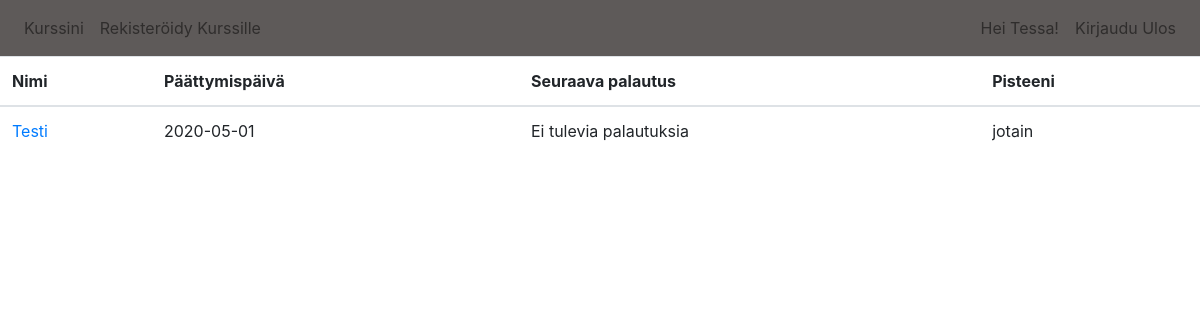
Screenshot of /courses (signed in) with the database file from the repository.
### tables this page shows
CREATE TABLE account (
	id INTEGER NOT NULL, 
	role_id INTEGER NOT NULL, 
	"creation date" DATETIME DEFAULT (CURRENT_TIMESTAMP) NOT NULL, 
	username VARCHAR(144) NOT NULL, 
	salt VARCHAR(144) NOT NULL, 
	password VARCHAR(144) NOT NULL, 
	first_name VARCHAR(144) NOT NULL, 
	last_name VARCHAR(144) NOT NULL, 
	PRIMARY KEY (id), 
	CONSTRAINT username_unique UNIQUE (username), 
	FOREIGN KEY(role_id) REFERENCES role (id) ON UPDATE CASCADE
);

CREATE TABLE course (
	id INTEGER NOT NULL, 
	teacher_id INTEGER, 
	name VARCHAR(144) NOT NULL, 
	description VARCHAR(144), 
	code VARCHAR(8) NOT NULL, 
	end_date DATE NOT NULL, 
	creation_date DATETIME DEFAULT (CURRENT_TIMESTAMP) NOT NULL, 
	PRIMARY KEY (id), 
	FOREIGN KEY(teacher_id) REFERENCES account (id) ON UPDATE CASCADE
);

### application/views.py (the view)
@app.route("/courses")
@login_required
def courses():
    if current_user.role =="TEACHER":
        courses = db.select_courses_teacher(current_user.get_id())
        set_course_counts(courses, db.count_students(current_user.get_id()))
        return render_template("/teacher/teacher_list.html", courses=courses)
    else:
        courses = db.select_courses_student(current_user.get_id())
        return render_template("/student/student_list.html", courses=courses)

### application/__init__.py (called while the page is built)
@login_manager.user_loader
def load_user(user_id):
    return db.get_user_by_id(user_id)

### application/auth/account.py (called while the page is built)
    def get_id(self):
        return self.id

### application/database/_course_service.py (called while the page is built)
def select_courses_student(self, student_id):
    j = self.course.join(self.course_student)
    sql = select([self.course]).select_from(j).where(self.course_student.c.student_id == student_id)
    with self.engine.connect() as conn:
        rs = conn.execute(sql)
        courses = []
        for row in rs:
            courses.append(Course(row[self.course.c.name], row[self.course.c.description], row[self.course.c.end_date], id=row[self.course.c.id]))
        rs.close()
    return courses

### application/database/_user_service.py (called while the page is built)
def get_user_by_id(self, user_id: int):
    join_clause = self.account.join(self.role)
    sql = select([self.role.c.name, self.account.c.username, self.account.c.first_name, self.account.c.last_name]).select_from(join_clause).where(self.account.c.id==user_id)
    with self.engine.connect() as conn:
        result_set = conn.execute(sql)
        row = result_set.fetchone()
        result_set.close()
        if row is not None:
            return account(user_id,row[self.account.c.username], row[self.role.c.name], row[self.account.c.first_name], row[self.account.c.last_name] )
        else:
            return None

### application/database/data.py (called while the page is built)
            def _fk_pragma_on_connect(dbapi_con, con_record):
                dbapi_con.execute('pragma foreign_keys=ON')

### application/domain/course.py (called while the page is built)
    def set_timezones(self, time_zone:str):
        for a in self.assignments:
            a.set_timezones(time_zone)

### application/templates/student/student_list.html
{% extends "layout.html" %}
{% block body %}
<table class="table">
    <thead>
        <tr>
            <th scope="col">Nimi</th>
            <th scope="col">Päättymispäivä </th>
            <th scope="col">Seuraava palautus </th>
            <th scope="col">Pisteeni </th>
        </tr>
    </thead>
    <tbody>
      {%for c in courses%}
        <tr>
            <td> <a href={{url_for('view_course', course_id=c.id) }}>{{c.name}}</a> </td>
            <td>{{c.end_date}}</td>
            {% if c.min %}
            <td> {{c.min}} </td>
            {% else%}
            <td> Ei tulevia palautuksia </td>
            {% endif %}
            <td> jotain </td>
        </tr>
        {% endfor %}
    </tbody>
</table>
{% endblock %}

### application/templates/layout.html (shortened to what this page needs)
<!DOCTYPE html>
<html>
<head>
  <link href="https://developer.snapappointments.com/bootstrap-select/A.ajax,,_libs,,_highlight.js,,_9.15.6,,_css,,_github.min.css+css,,_base.css+css,,_custom.css+dist,,_css,,_bootstrap-select.min.css,Mcc.MsOMCVf2_h.css.pagespeed.cf.zpjYFY_U7q.css" rel="stylesheet">
  <link rel="stylesheet" href="https://stackpath.bootstrapcdn.com/bootstrap/4.4.1/css/bootstrap.min.css">
  <link rel="stylesheet" href="{{ url_for('static', filename='header.css') }}">
  <link rel="stylesheet" href="{{ url_for('static', filename='file-icon-classic.css') }}">
  </head>
</head>
<body>
  <nav class="navbar navbar-expand navbar-light mt-0" style="background-color: #5e5a59;">
    <div class="collapse navbar-collapse" id="navbarNav">
      <ul class="navbar-nav">
        <li class="nav-item">
          <a class="nav-link" href="{{ url_for('courses') }}">Kurssini</a>
        </li>
        {% if current_user.role == 'USER' %}
        <li class="nav-item">
          <a class="nav-link" href="{{ url_for('enlist_course') }}">Rekisteröidy Kurssille</a>
        </li>
        {% endif %}
      </ul>
    </div>
      <div class="collapse navbar-collapse" id="navbarNav">
      <ul class="navbar-nav ml-auto">
        {% if current_user.is_authenticated %}
        <li class="nav-item">
          <a class="nav-link" id="name">Hei {{current_user.first_name}}!</a>
        </li>
        <li class="nav-item">
          <a class="nav-link" href="{{ url_for('logout_auth') }}">Kirjaudu Ulos</a>
        </li>
        {% endif %}
    </div>
  </nav>
    {% block body %}{% endblock %}
  </body>
</html>

### application/static/header.css (style rules this page uses)
body { padding: 0; }

### rows the page displays
account: first_name "Tessa"
course: name "Testi", end_date "2020-05-01"
